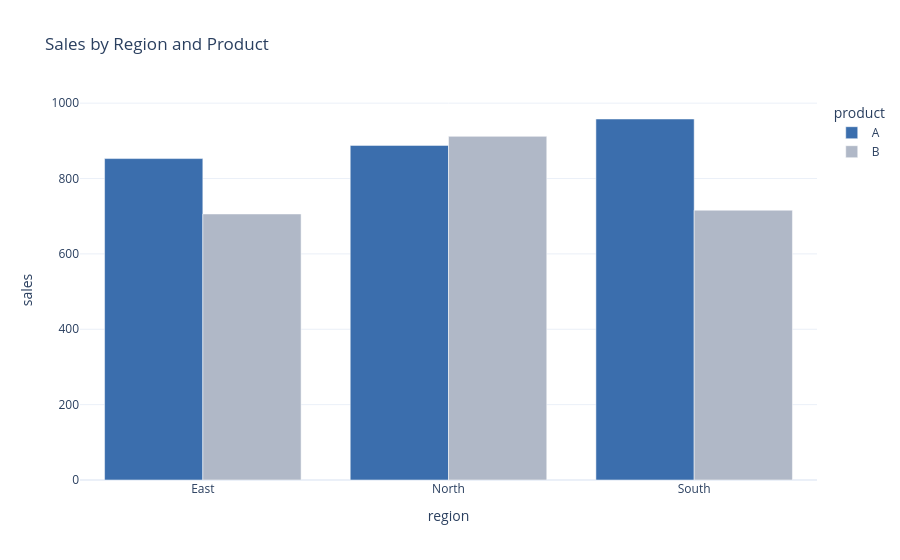

The cell this chart's notebook holds for it:
### Code cell
fig = px.bar(
    region_product_sales,
    x="region",
    y="sales",
    color="product",
    barmode="group",
    title="Sales by Region and Product",
    color_discrete_sequence=["#3B6EAD", "#B0B8C7"]
)

fig.show()

### Figure 1 — Plotly figure (JSON) as saved in the notebook; plotly's stock layout.template omitted (floating-point values rounded to 4 significant figures)
{"data": [{"alignmentgroup": "True", "hovertemplate": "product=A<br>region=%{x}<br>sales=%{y}<extra></extra>", "legendgroup": "A", "marker": {"color": "#3B6EAD", "pattern": {"shape": ""}}, "name": "A", "offsetgroup": "A", "orientation": "v", "showlegend": true, "textposition": "auto", "type": "bar", "x": ["East", "North", "South"], "xaxis": "x", "y": [853, 888, 958], "yaxis": "y"}, {"alignmentgroup": "True", "hovertemplate": "product=B<br>region=%{x}<br>sales=%{y}<extra></extra>", "legendgroup": "B", "marker": {"color": "#B0B8C7", "pattern": {"shape": ""}}, "name": "B", "offsetgroup": "B", "orientation": "v", "showlegend": true, "textposition": "auto", "type": "bar", "x": ["East", "North", "South"], "xaxis": "x", "y": [706, 912, 716], "yaxis": "y"}], "layout": {"barmode": "group", "legend": {"title": {"text": "product"}, "tracegroupgap": 0}, "title": {"text": "Sales by Region and Product"}, "xaxis": {"anchor": "y", "domain": [0, 1], "title": {"text": "region"}}, "yaxis": {"anchor": "x", "domain": [0, 1], "title": {"text": "sales"}}}}
